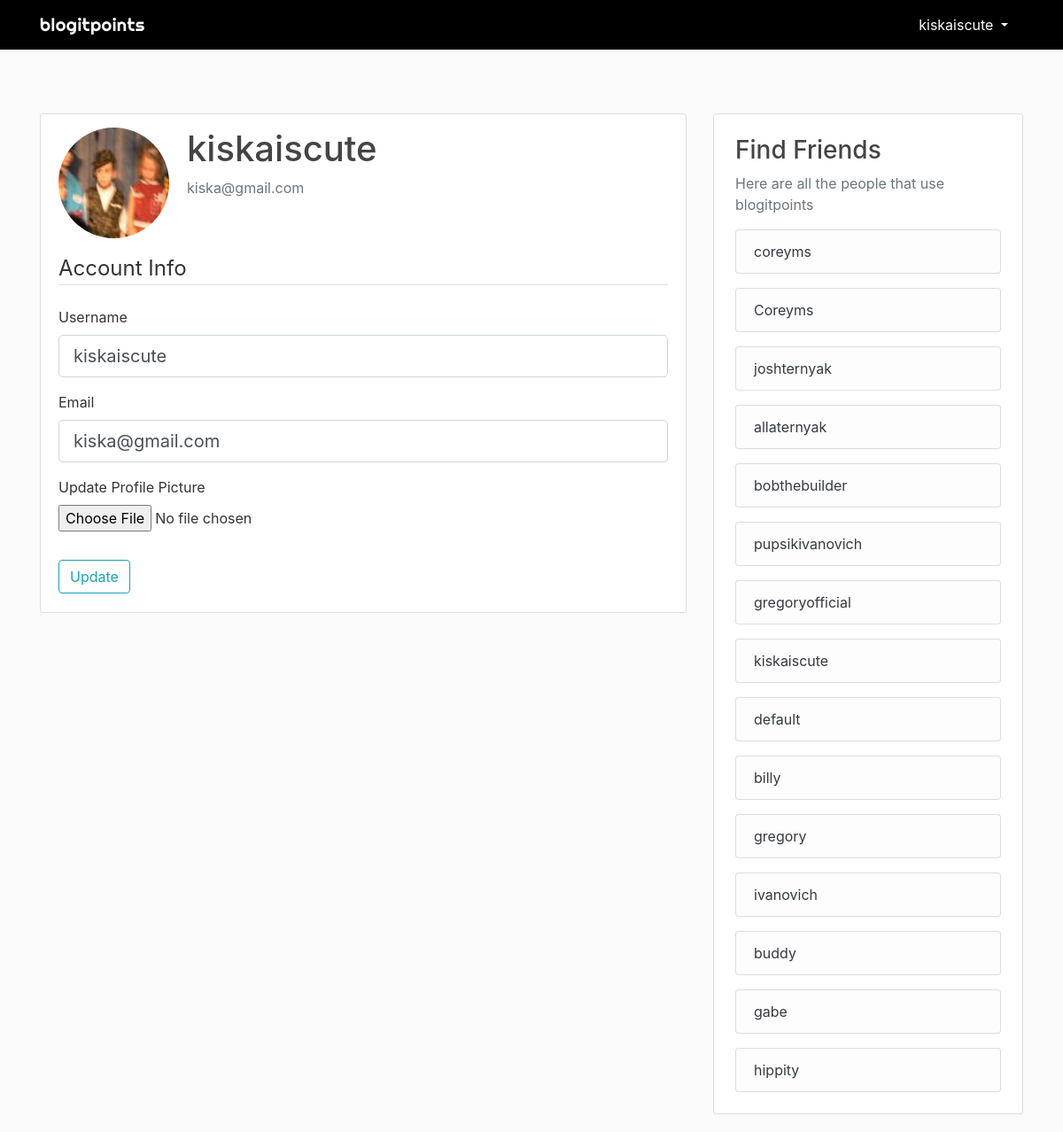
/account (signed in), run on the app's committed database.
### flaskblog/models.py (models this page shows, shortened)
class User(db.Model, UserMixin):
    id = db.Column(db.Integer, primary_key=True)
    username = db.Column(db.String(20), unique=True, nullable=False)
    email = db.Column(db.String(120), unique=True, nullable=False)
    image_file = db.Column(db.String(20), nullable=False, default='default.jpg')
    password = db.Column(db.String(60), nullable=False)
    posts = db.relationship('Post', backref='author', lazy=True)

### flaskblog/users/routes.py (the view)
@users.route("/account", methods=['GET', 'POST'])
@login_required
def account():
    users = User.query.all()
    form = UpdateAccountForm()
    if form.validate_on_submit():
        if form.picture.data:
            picture_file = save_picture(form.picture.data)
            current_user.image_file = picture_file
        current_user.username = form.username.data
        current_user.email = form.email.data
        db.session.commit()
        flash('Your account has been updated!', 'success')
        return redirect(url_for('users.account'))
    elif request.method == 'GET':
        form.username.data = current_user.username
        form.email.data = current_user.email
    image_file = url_for('static', filename='profile_pics/' + current_user.image_file)
    return render_template('account.html', title='Account', image_file=image_file, form=form, users=users)

### flaskblog/users/forms.py (shortened to what this page needs)
class UpdateAccountForm(FlaskForm):
    username = StringField('Username', validators=[DataRequired(), Length(min=2, max=20)])
    email = StringField('Email', validators=[DataRequired(), Email()])
    picture = FileField('Update Profile Picture', validators=[FileAllowed(['jpg', 'png', 'jpeg'])])
    submit = SubmitField('Update')

### flaskblog/models.py (called while the page is built)
@login_manager.user_loader
def load_user(user_id):
    return User.query.get(int(user_id))

### flaskblog/templates/account.html (shortened to what this page needs)
{% extends "layout.html" %}
{% block content %}
    <div class="content-section mt-5">
    <div class="media">
        <img class="rounded-circle account-img" src="{{ image_file }}">
        <div class="media-body">
        <h2 class="account-heading">{{ current_user.username }}</h2>
        <p class="text-secondary">{{ current_user.email }}</p>
        </div>
    </div>
    <form method="POST" action="" enctype="multipart/form-data">
        <fieldset class="form-group">
            <legend class="border-bottom mb-4">Account Info</legend>
            <div class="form-group">
                {{ form.username.label(class="form-control-label") }}
                {% if form.username.errors %}
                    {{ form.username(class="form-control form-control-lg is-invalid") }}
                    <div class="invalid-feedback">
                        {% for error in form.username.errors %}
                            <span>{{ error }}</span>
                        {% endfor %}
                    </div>
                {% else %}
                    {{ form.username(class="form-control form-control-lg") }}
                {% endif %}
            </div>
            <div class="form-group">
                {{ form.email.label(class="form-control-label") }}
                {% if form.email.errors %}
                    {{ form.email(class="form-control form-control-lg is-invalid") }}
                    <div class="invalid-feedback">
                        {% for error in form.email.errors %}
                            <span>{{ error }}</span>
                        {% endfor %}
                    </div>
                {% else %}
                    {{ form.email(class="form-control form-control-lg") }}
                {% endif %}
            </div>
            <div class="form-group">
                {{ form.picture.label() }}
                {{ form.picture(class="form-control-file") }}
            </div>
        </fieldset>
        <div class="form-group">
            {{ form.submit(class="btn btn-outline-info") }}
        </div>
    </form>
    </div>
{% endblock %}

### flaskblog/templates/layout.html (shortened to what this page needs)
<!DOCTYPE html>
<html lang="en">
<head>
    <link rel="stylesheet" href="https://stackpath.bootstrapcdn.com/bootstrap/4.3.1/css/bootstrap.min.css">
    <link rel="stylesheet" href="{{ url_for('static', filename='main.css') }}">
    <link rel="stylesheet" href="{{ url_for('static', filename='messages.css') }}">
</head>
<body>
    <header style="z-index: 100;" class="site-header">
      <nav class="navbar navbar-expand-md navbar-dark bg-black fixed-top">
        <div class="container">
          <a class="navbar-brand mr-4 logo" href="{{ url_for('main.home') }}">blogitpoints</a>
          <div class="collapse navbar-collapse" id="navbarToggle">
            <div class="navbar-nav">
              {% if current_user.is_authenticated %}
                <div class="dropdown mr-1">
                    <button type="button" class="btn btn-primary-outline bg-black dropdown-toggle text-white" id="dropdownMenuOffset" data-toggle="dropdown" aria-haspopup="true" aria-expanded="false" data-offset="0,20">
                    {{ current_user.username }}
                    </button>
                  </div>
              {% endif %}
            </div>
          </div>
        </div>
      </nav>
    </header>
    <main role="main" class="container mt-5">
      <div class="row mt-5">
        <div class="col-md-8">
          {% block content %}{% endblock %}
        </div>
        {% if current_user.is_authenticated %}
        <div class="col-md-4 mt-5">
            <div class="content-section p-4">
              <h3>Find Friends</h3>
              <p class='text-muted'>Here are all the people that use blogitpoints</p>
              {% for user in users %}
              <ul class="list-group mt-3">
                <li class="list-group-item list-group-item-light"><a href="{{ url_for('users.user_posts', username=user.username) }}" class="text-dark">{{ user.username }}</a></li>
              </ul>
              {% endfor %}
            </div>
        </div>
        {% endif %}
      </div>
    </main>
</body>
</html>

### flaskblog/static/main.css (style rules this page uses)
* { text-decoration: none; }
body { background: #fafafa; color: #333333; margin-top: 5rem; }
h1, h2, h3, h4, h5, h6 { color: #444444; }
a { color: grey; text-decoration: none; }
.bg-black { background-color: black; }
.logo { letter-spacing: 0.5px; font-family: 'Righteous', cursive; }
.content-section { background: #ffffff; padding-top: 15px; padding-left: 20px; padding-right: 20px; padding-bottom: 5px; border: 1px solid #dddddd; border-radius: 3px; margin-bottom: 20px; }
.account-img { height: 125px; width: 125px; margin-right: 20px; margin-bottom: 16px; }
.account-heading { font-size: 2.5rem; }

### flaskblog/static/messages.css (style rules this page uses)
img { max-width:100%; }

### data on the page
User: username "kiskaiscute", email "kiska@gmail.com"
User: username "coreyms"
User: username "Coreyms"
User: username "joshternyak"
User: username "allaternyak"
User: username "bobthebuilder"
User: username "pupsikivanovich"
User: username "gregoryofficial"
User: username "default"
User: username "billy"
User: username "gregory"
User: username "ivanovich"
User: username "buddy"
User: username "gabe"
User: username "hippity"
